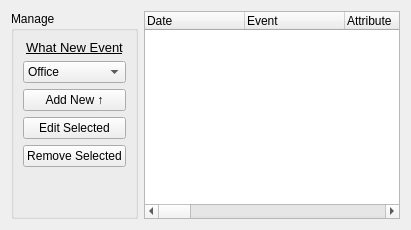
       <widget class="QWidget" name="Tab_All">
        <attribute name="title">
         <string>All</string>
        </attribute>
        <layout class="QGridLayout" name="gridLayout_4">
         <item row="0" column="0">
          <layout class="QGridLayout" name="gridLayout_2">
           <item row="0" column="0">
            <widget class="QGroupBox" name="groupBox">
             <property name="title">
              <string>Manage</string>
             </property>
             <layout class="QVBoxLayout" name="verticalLayout_2">
              <item>
               <widget class="QLabel" name="label_11">
                <property name="font">
                 <font>
                  <pointsize>10</pointsize>
                  <underline>true</underline>
                 </font>
                </property>
                <property name="text">
                 <string>What New Event</string>
                </property>
                <property name="alignment">
                 <set>Qt::AlignCenter</set>
                </property>
               </widget>
              </item>
              <item>
               <widget class="QComboBox" name="ComboBox_All_NewWhat">
                <item>
                 <property name="text">
                  <string>Office</string>
                 </property>
                </item>
                <item>
                 <property name="text">
                  <string>Interest</string>
                 </property>
                </item>
                <item>
                 <property name="text">
                  <string>Car Price</string>
                 </property>
                </item>
                <item>
                 <property name="text">
                  <string>Gas</string>
                 </property>
                </item>
                <item>
                 <property name="text">
                  <string>Buy Rate</string>
                 </property>
                </item>
                <item>
                 <property name="text">
                  <string>Pension</string>
                 </property>
                </item>
                <item>
                 <property name="text">
                  <string>Stock</string>
                 </property>
                </item>
                <item>
                 <property name="text">
                  <string>Component</string>
                 </property>
                </item>
                <item>
                 <property name="text">
                  <string>City</string>
                 </property>
                </item>
                <item>
                 <property name="text">
                  <string>News</string>
                 </property>
                </item>
               </widget>
              </item>
              <item>
               <widget class="QPushButton" name="Button_All_AddNew">
                <property name="text">
                 <string>Add New ↑</string>
                </property>
               </widget>
              </item>
              <item>
               <widget class="QPushButton" name="Button_All_EditSelected">
                <property name="text">
                 <string>Edit Selected</string>
                </property>
               </widget>
              </item>
              <item>
               <widget class="QPushButton" name="Button_All_RemoveSelected">
                <property name="text">
                 <string>Remove Selected</string>
                </property>
               </widget>
              </item>
              <item>
               <spacer name="verticalSpacer">
                <property name="orientation">
                 <enum>Qt::Vertical</enum>
                </property>
                <property name="sizeHint" stdset="0">
                 <size>
                  <width>20</width>
                  <height>40</height>
                 </size>
                </property>
               </spacer>
              </item>
             </layout>
            </widget>
           </item>
           <item row="0" column="1">
            <widget class="QTreeWidget" name="Tree_All_Everything">
             <property name="sizePolicy">
              <sizepolicy hsizetype="Expanding" vsizetype="Expanding">
               <horstretch>0</horstretch>
               <verstretch>0</verstretch>
              </sizepolicy>
             </property>
             <column>
              <property name="text">
               <string notr="true">Date</string>
              </property>
             </column>
             <column>
              <property name="text">
               <string>Event</string>
              </property>
             </column>
             <column>
              <property name="text">
               <string>Attribute</string>
              </property>
             </column>
             <column>
              <property name="text">
               <string>Value</string>
              </property>
             </column>
             <column>
              <property name="text">
               <string>Attribute</string>
              </property>
             </column>
             <column>
              <property name="text">
               <string>Value</string>
              </property>
             </column>
             <column>
              <property name="text">
               <string>Attribute</string>
              </property>
             </column>
             <column>
              <property name="text">
               <string>Value</string>
              </property>
             </column>
             <column>
              <property name="text">
               <string>Attribute</string>
              </property>
             </column>
             <column>
              <property name="text">
               <string>Value</string>
              </property>
             </column>
             <column>
              <property name="text">
               <string>Attribute</string>
              </property>
             </column>
             <column>
              <property name="text">
               <string>Value</string>
              </property>
             </column>
             <column>
              <property name="text">
               <string>Attribute</string>
              </property>
             </column>
             <column>
              <property name="text">
               <string>Value</string>
              </property>
             </column>
             <column>
              <property name="text">
               <string>Attribute</string>
              </property>
             </column>
             <column>
              <property name="text">
               <string>Value</string>
              </property>
             </column>
             <column>
              <property name="text">
               <string>Attribute</string>
              </property>
             </column>
             <column>
              <property name="text">
               <string>Value</string>
              </property>
             </column>
            </widget>
           </item>
          </layout>
         </item>
        </layout>
       </widget>
